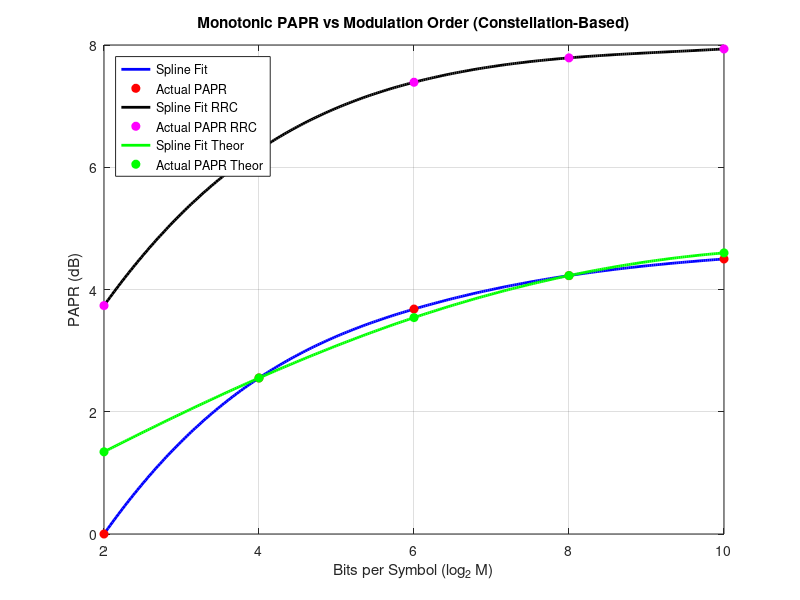

This figure's MATLAB source: (Note: this script raises an error after producing the figure.)
% This Code Computes the PAPR plot for M-QAM with and without RRC Filter
% and overlaps both the plots on the same graph. Also, it uses a
% theoretical formula for 4^M-QAM PAPR and overlapps it on the same plot to
% check the suitability of the theoretical formula with practical
% simulation from the MATLAB.

%-------------------------------------------------------------------------
clc; clear;

% QAM orders
M_list = [4, 16, 64, 256,1024];
k_list = log2(M_list);  % bits/symbol
k_list2= M_list.^(1/4); %Because the theoretical PAPR formula is valid for 4^M type constellations


%Theoretical PAPR Formula

PAPR_Theor_linear= 3* ((2.^k_list2-1)./ (2.^k_list2+1)); %Referenced from Oveisi and Heydari's Paper
PAPR_Theor_dB= 10*log10(PAPR_Theor_linear);


% Preallocate
PAPR_linear = zeros(size(M_list));
PAPR_dB = zeros(size(M_list));

for idx = 1:length(M_list)
    M = M_list(idx);

    % Generate constellation (no normalization!)
    symbols = qammod(0:M-1, M);

    % Instantaneous power
    power_vals = abs(symbols).^2;

    % Compute actual mean power and PAPR
    avg_power = mean(power_vals);
    max_power = max(power_vals);
    papr_lin = max_power / avg_power;
    papr_db = 10 * log10(papr_lin);

    PAPR_linear(idx) = papr_lin;
    PAPR_dB(idx) = papr_db;
end

PAPR_RRC_dB=[3.7367, 6.2861, 7.3902, 7.7895, 7.9356]; %This is generated from PAPR_QAM_RRC_trial.m MATLAB Code
% Smooth interpolation
k_fine = linspace(min(k_list), max(k_list), 300);
PAPR_dB_smooth = interp1(k_list, PAPR_dB, k_fine, 'spline');
PAPR_RRC_dB_smooth = interp1(k_list, PAPR_RRC_dB, k_fine, 'spline');
PAPR_Theor_dB_smooth= interp1(k_list, PAPR_Theor_dB, k_fine, 'spline');

% Plot
figure;
plot(k_fine, PAPR_dB_smooth, 'b-', 'LineWidth', 2); hold on;
plot(k_list, PAPR_dB, 'ro', 'MarkerSize', 6, 'MarkerFaceColor', 'r'); hold on;
plot(k_fine, PAPR_RRC_dB_smooth, 'k-', 'LineWidth', 2); hold on;
plot(k_list, PAPR_RRC_dB, 'mo', 'MarkerSize', 6, 'MarkerFaceColor', 'm'); hold on;
plot(k_fine, PAPR_Theor_dB_smooth, 'g-', 'LineWidth', 2); hold on;
plot(k_list, PAPR_Theor_dB, 'go', 'MarkerSize', 6, 'MarkerFaceColor', 'g');


xlabel('Bits per Symbol (log_2 M)');
ylabel('PAPR (dB)');
title('Monotonic PAPR vs Modulation Order (Constellation-Based)');
grid on;
legend('Spline Fit', 'Actual PAPR','Spline Fit RRC', 'Actual PAPR RRC','Spline Fit Theor', 'Actual PAPR Theor' ,'Location', 'NorthWest');

% Add thick black border
box on;
ax = gca;
ax.LineWidth = 2;
ax.XColor = 'k';
ax.YColor = 'k';